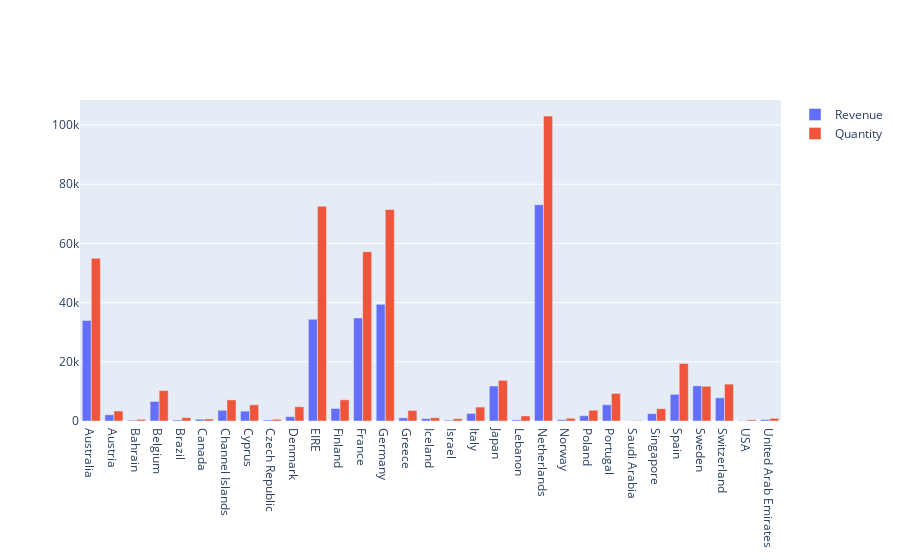

Notebook cell for this chart:
### Code cell
import plotly.graph_objects as go

axisx = data1["Country"]

axisy1 =data1["Quantity"]

axisy2 = data1["Revenue"]

fig = go.Figure(data=[
    go.Bar(name='Revenue', x=axisx, y=axisy1),
    go.Bar(name='Quantity', x=axisx, y=axisy2)
])
# Change the bar mode
fig.update_layout(barmode='group')
fig.show()

### Figure 1 — Plotly figure (JSON) as saved in the notebook; plotly's stock layout.template omitted (floating-point values rounded to 4 significant figures)
{"data": [{"name": "Revenue", "type": "bar", "x": ["Australia", "Austria", "Bahrain", "Belgium", "Brazil", "Canada", "Channel Islands", "Cyprus", "Czech Republic", "Denmark", "EIRE", "Finland", "France", "Germany", "Greece", "Iceland", "Israel", "Italy", "Japan", "Lebanon", "Netherlands", "Norway", "Poland", "Portugal", "Saudi Arabia", "Singapore", "Spain", "Sweden", "Switzerland", "USA", "United Arab Emirates"], "y": [33986, 2091, 260, 6612, 356, 592, 3617, 3338, 346, 1467, 34362, 4233, 34817, 39417, 1075, 798, 286, 2555, 11821, 386, 73059, 445, 1792, 5500, 80, 2475, 9006, 11885, 7830, 137, 496]}, {"name": "Quantity", "type": "bar", "x": ["Australia", "Austria", "Bahrain", "Belgium", "Brazil", "Canada", "Channel Islands", "Cyprus", "Czech Republic", "Denmark", "EIRE", "Finland", "France", "Germany", "Greece", "Iceland", "Israel", "Italy", "Japan", "Lebanon", "Netherlands", "Norway", "Poland", "Portugal", "Saudi Arabia", "Singapore", "Spain", "Sweden", "Switzerland", "USA", "United Arab Emirates"], "y": [55000.0, 3381.0, 548.4, 10280.0, 1144.0, 674.8, 7127.0, 5484.0, 549.3, 4822.0, 72530.0, 7169.0, 57220.0, 71450.0, 3558.0, 1112.0, 779.1, 4709.0, 13730.0, 1694.0, 103000.0, 935.9, 3643.0, 9309.0, 145.9, 4172.0, 19420.0, 11730.0, 12460.0, 383.9, 889.2]}], "layout": {"barmode": "group"}}
